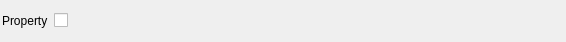
<?xml version="1.0" encoding="UTF-8"?>
<ui version="4.0">
 <class>LinkedBooleanWidget</class>
 <widget class="QFrame" name="LinkedBooleanWidget">
  <property name="geometry">
   <rect>
    <x>0</x>
    <y>0</y>
    <width>566</width>
    <height>42</height>
   </rect>
  </property>
  <layout class="QHBoxLayout" name="horizontalLayout">
   <property name="margin">
    <number>2</number>
   </property>
   <item>
    <widget class="QLabel" name="label">
     <property name="text">
      <string>Property</string>
     </property>
    </widget>
   </item>
   <item>
    <widget class="QCheckBox" name="value">
     <property name="text">
      <string/>
     </property>
    </widget>
   </item>
   <item>
    <spacer name="horizontalSpacer">
     <property name="orientation">
      <enum>Qt::Horizontal</enum>
     </property>
     <property name="sizeHint" stdset="0">
      <size>
       <width>40</width>
       <height>20</height>
      </size>
     </property>
    </spacer>
   </item>
  </layout>
 </widget>
 <resources>
  <include location="../../../../Resources/icons/images/Icons.qrc"/>
 </resources>
 <connections/>
</ui>
